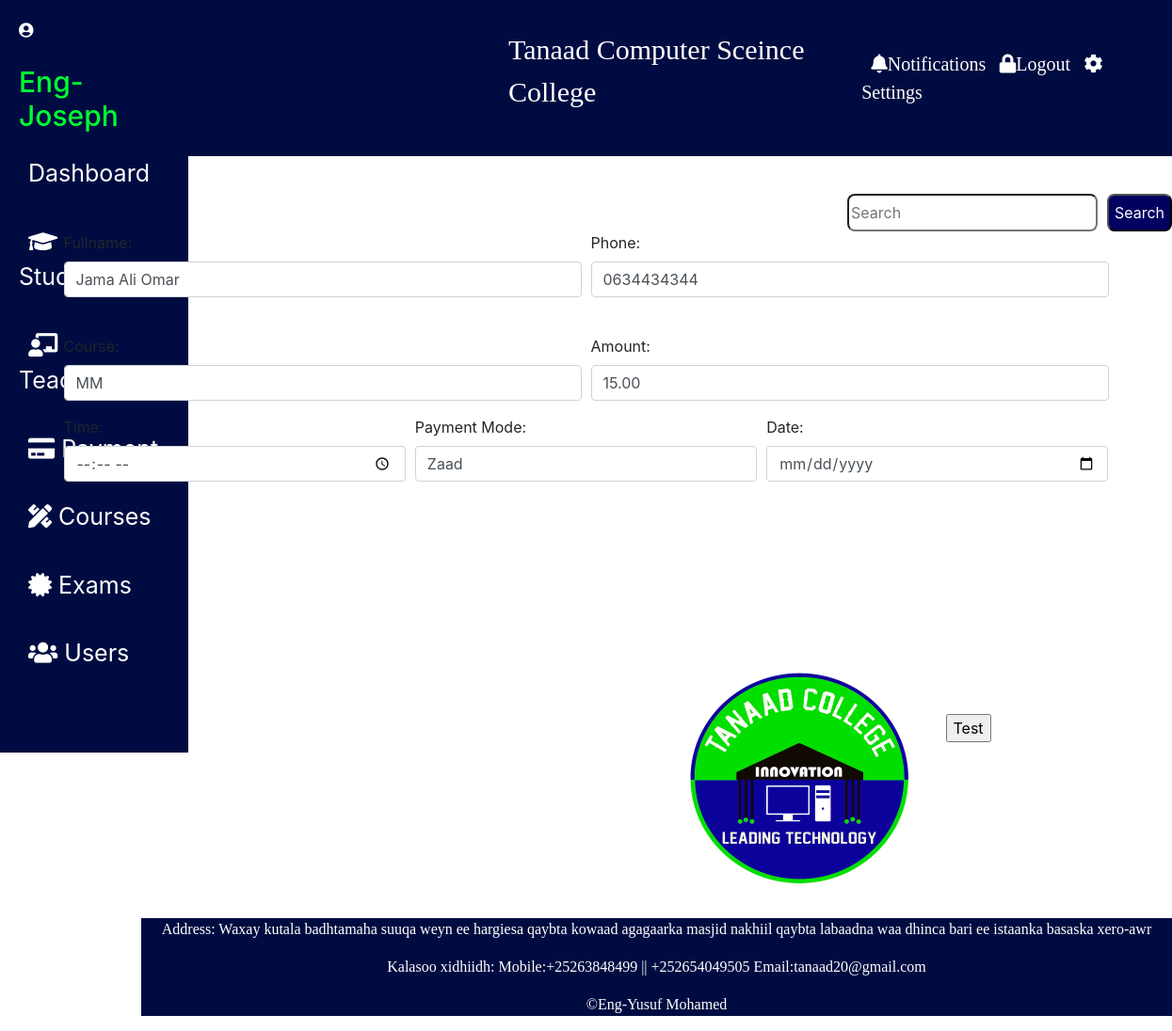
/Home/update/4/, run on the app's committed database.
### Student/models.py (models this page shows)
class Students(models.Model):
    Fullname=models.CharField(max_length=100)
    Phone=models.CharField(max_length=100)
    Course=models.CharField(max_length=100)
    Time=models.TimeField()
    Amount=models.DecimalField(max_digits=5, decimal_places=2)
    Payment_Mode=models.CharField(max_length=5)
    date=models.DateField()

### Student/views.py (the view)
# urls.py: path('Home/update/<int:id>/',views.update,name="update"),
def update(request,id):
    st=Students.objects.get(id=id)
    return render(request,'student/Update.html',{'st':st})

### Student/templates/student/Update.html (shortened to what this page needs)
{% extends 'Base Files/base.html'%}
{%load static}
{% block dash%}
          <div class="container">
    <form action="{% url 'updaterec' st.id%}" method="post" id="form1">
<div class="form-row">
    <div class="col-md-6 mb-3">
        <label for="validationDefault01" class="form-label">Fullname:</label>
        <input type="text" name="fname" class="form-control" value="{{st.Fullname}}"><br>
      </div>
<div class="col-md-6 mb-3">
<label for="">Phone:</label>
<input type="text" name="phone" class="form-control" value="{{st.Phone}}">
</div>
</div>
<div  class="form-row">
<div class="col-md-6 mb-3">
<label for="">Course:</label>
<input type="text" name="course" class="form-control" value="{{st.Course}}">
</div>
<div class="col-md-6 mb-3">
<label for="">Amount:</label>
<input type="number" name="amount" class="form-control" value="{{st.Amount}}">
</div>
</div>
<div  class="form-row">
<div class="col-md-4 mb-3">
<label for="">Time:</label>
<input type="time" name="stime" class="form-control" value="{{st.Time}}">
</div>
<div class="col-md-4 mb-3">
<label for="">Payment Mode:</label>
<input type="text" name="payment" class="form-control" value="{{st.Payment_Mode}}">
</div>
<div class="col-md-4 mb-3">
<label for="">Date:</label>
<input type="date" name="date" class="form-control" value="{{st.date}}">
</div>
</div>
<button type="submit" class="btn btn-info btn-lg active" onclick="upadte()">submit</button>
</form>
</div>

### Student/static/css/base.css (style rules this page uses)
body, ul { margin: 0; padding: 0; }

### data on the page
Students: fname "Jama Ali Omar", phone "0634434344", course "MM", amount "15.00", payment "Zaad"
